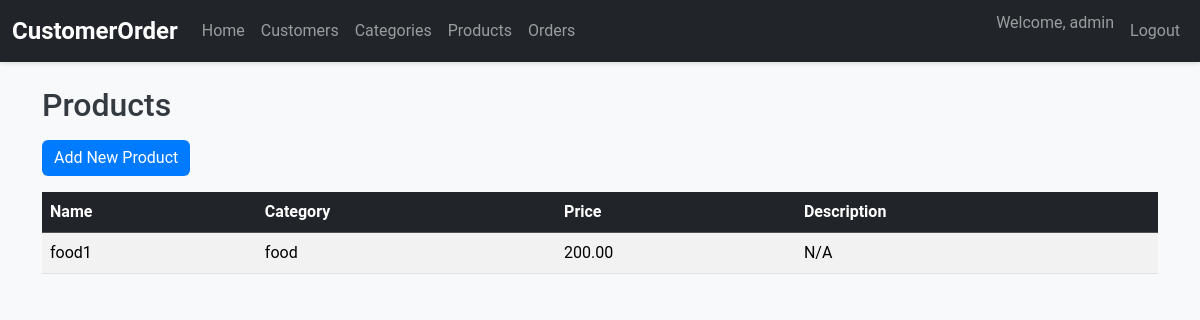
The page /products/ (signed in) on the database as committed earlier.
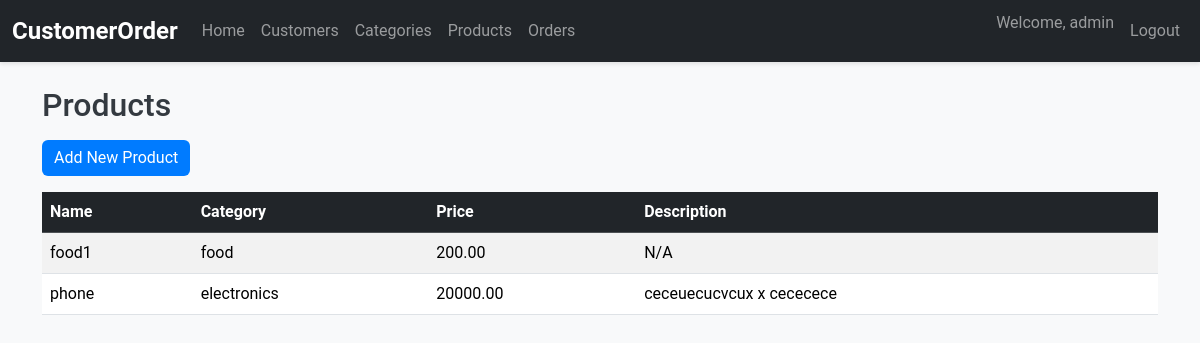
The same page on the database as committed later.
### core/models.py (models this page shows, shortened)
class Product(models.Model):
    name = models.CharField(max_length=100)
    category = models.ForeignKey(Category, on_delete=models.CASCADE, related_name='products')
    price = models.DecimalField(max_digits=10, decimal_places=2)
    description = models.TextField(blank=True, null=True)

class Category(MPTTModel):
    name = models.CharField(max_length=100)
    parent = TreeForeignKey('self', on_delete=models.CASCADE, null=True, blank=True, related_name='children')

### core/views.py (the view)
# urls.py: path('products/', views.ProductListView.as_view(), name='products'),
class ProductListView(LoginRequiredMixin, View):
    def get(self, request):
        products = Product.objects.all()
        return render(request, 'products.html', {'products': products})

### templates/products.html (shortened to what this page needs)
{% extends 'base.html' %}
{% block content %}
    <div class="row">
        <div class="col-12">
            <h2 class="mb-3">Products</h2>
            <a href="{% url 'product_add' %}" class="btn btn-primary mb-3">Add New Product</a>
            <div class="table-responsive">
                <table class="table table-striped table-hover">
                    <thead class="table-dark">
                        <tr>
                            <th>Name</th>
                            <th>Category</th>
                            <th>Price</th>
                            <th>Description</th>
                        </tr>
                    </thead>
                    <tbody>
                        {% for product in products %}
                            <tr>
                                <td>{{ product.name }}</td>
                                <td>{{ product.category.name }}</td>
                                <td>{{ product.price }}</td>
                                <td>{{ product.description|default:"N/A" }}</td>
                            </tr>
                        {% empty %}
                            <tr>
                                <td colspan="4" class="text-center">No products found.</td>
                            </tr>
                        {% endfor %}
                    </tbody>
                </table>
            </div>
        </div>
    </div>
{% endblock %}

Rows that differ between the two databases and show on the page:
added Product: name "phone", category.name "electronics", price "20000.00", description "ceceuecucvcux x cececece"
